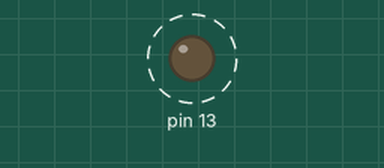
Bench run of a sketch on a simulated Arduino Uno, built with avr-gcc and run on an emulated ATmega328P. Parts: output pins drawn as LEDs (lit = HIGH). Dashed ring = blinking.

Above: at 36.3 s.
Timing chart, 0 to 36.6 s (numbered marks = the images above):
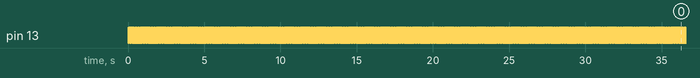

The sketch:

sketch.ino
```cpp
/*********
 * pwm
 **********/
//  pin 9 is to be used instead of pin 6, because a 16-bit counter's resolution
//  is preferable.
#define LED 13
#define CLOCK_FREQ 16000000
#define PRESCALE 8
#define MAX 65535

//  paramater variables
//volatile float freq;
//volatile float duty;

void timer1_init(float freq,float duty){
  //  disable interrupts
  SREG &= ~(1 << 7);

  //  clear all registers
  TCCR1A  = 0;  //  Sets comparisons
  TCCR1B  = 0;  //  Clock prescaling, waveform select
  ICR1    = 0;  //  TOP value - used to set frequency
  OCR1A   = 0;  //  compare value, used to set PWM

  //  waveform generation mode set to phase-correct PWM
  //  from Datasheet, this is Mode 8 from Table 15-4, p. 136
  TCCR1A |= (1 << WGM10);
  TCCR1B |= (1 << WGM13);

  //  Setting ICR1 (TOP value)
  //  equation is freq=(CLOCK_FREQ)/(2*N*TOP)
  //  Below, a temporary variable is used to calculate the TOP time
  //  using floats and typecast to an integer.

  //int TOP = (int) CLOCK_FREQ/(2*PRESCALE*freq);

  //  ICR1 MUST be given an integer
  //ICR1 = TOP;
  //ICR1 = 0xCFFF;

  //  Setting OCR1A for duty cycle.
  //  The function receives a float value, and then

  //float percent = duty/100; //take input and convert it to decimal
  //int ton = (int) percent*MAX;
  //OCR1A = ton;
  OCR1A = 0x13B6;

  //  non-invert mode. Page 135, Table 15-3
  //  set to (1,0) for phase and frequency correct PWM mode.
  TCCR1A |= ((1 << COM1A1) | (0 << COM1A0));

  TIMSK1 |= (1<<OCIE1A);

  //  Set clock to divide signal by 8. See Table 15-5 on p. 137
  //TCCR1B |= (1 << CS11);
  TCCR1B |= ((0 << CS12)|(1 << CS11)|(1<<CS10));


  //  enable interrupts
  SREG |= (1 << 7);
}

void setup(){
  Serial.begin(9600);
  //  set LED to output
  DDRB |= (1 << 5);
  timer1_init(20,50); //set to 20Hz, 50% duty cycle
}

ISR(TIMER1_COMPA_vect){
  PORTB ^= (1 << 5);
  //digitalWrite(LED, digitalRead(LED) ^ 1);
}
void loop()
{
  //  PORTB ^= (1 << 5);
}
```

Measured:
- by itself, pin 13: alternates HIGH for 0.04 s and LOW for 0.04 s
